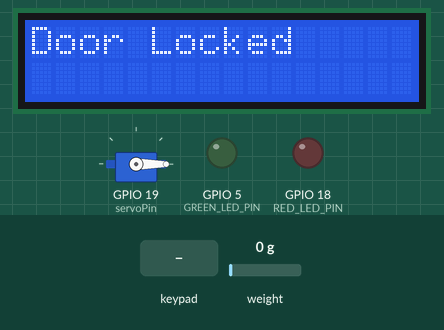
Simulated run of this sketch. Board: ESP32. On the bench: servo, 16×2 character LCD, output pins drawn as LEDs (lit = HIGH). Inputs (shaded band) come from the test bench; at power-on: weight on the scale 0 g. WiFi joins after 1.5 s; servers stay silent unless stated; what the sketch prints to the serial monitor is not drawn.

Above: at 4.1 s.
4.2 s: keypad keys 0 0 0 0 # pressed 0.4 s apart
At 6.6 s:
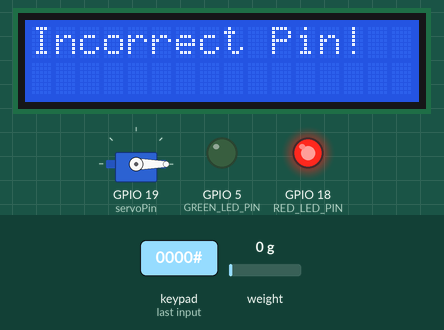
7.7 s: key '1' pressed
At 7.77 s:
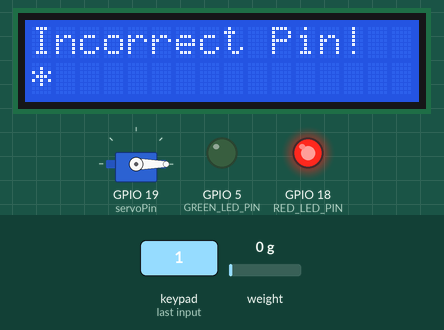
10.3 s: key '2' pressed
At 10.7 s:
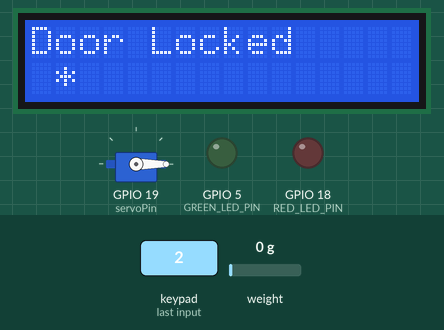
11.8 s: keypad keys 0 0 0 0 pressed 0.4 s apart
At 13.2 s:
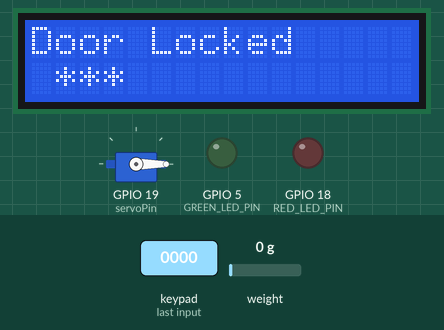
14.9 s: key 'C' pressed
At 15.3 s:
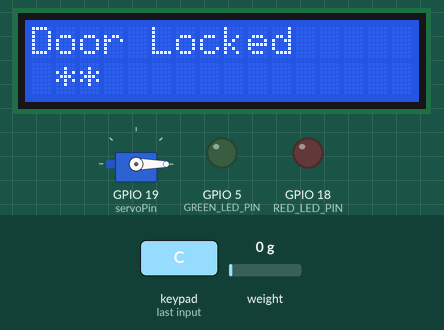
16.4 s: key '3' pressed
At 17.6 s:
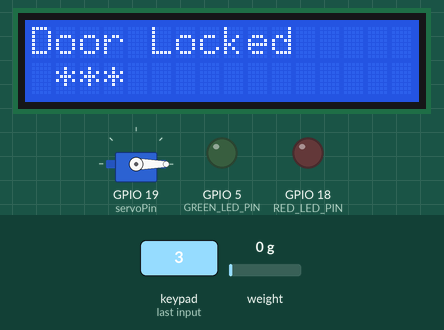
Timing chart, 0 to 18.9 s (numbered marks = the images above; inputs shaded):
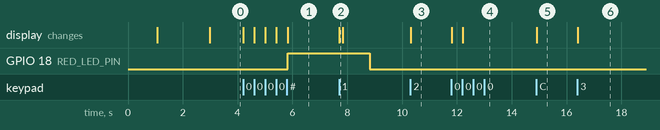

The sketch:

sketch.ino
```cpp
#include <WiFi.h>
#include <Keypad.h>
#include <Wire.h>
#include <LiquidCrystal_I2C.h>
#include <ESP32Servo.h>
#include <HX711.h>
#include <ArduinoJson.h>
#include <HTTPClient.h>

// WiFi SimulatorCredentials
#define WIFI_SSID "Wokwi-GUEST"
#define WIFI_PASSWORD ""


#define ENDPOINT_URL "https://cambiazo-edge-e7fmd6d5dcchhnbc.eastus-01.azurewebsites.net/api/v1/lockers/records/A03"

#define RED_LED_PIN 18
#define GREEN_LED_PIN 5
#define HX_DT_PIN 35
#define HX_SCK_PIN 16

// HTTP Header Parameter and Value
#define CONTENT_TYPE_HEADER "Content-Type"
#define APPLICATION_JSON "application/json"


// HTTP Client
HTTPClient httpClient;


//HX711
HX711 scale;

// Define keypad layout and pins
const byte ROWS = 4;
const byte COLS = 4;

char keys[ROWS][COLS] = {
  {'1', '2', '3', 'A'},
  {'4', '5', '6', 'B'},
  {'7', '8', '9', 'C'},
  {'*', '0', '#', 'D'}
};
byte rowPins[ROWS] = {13, 12, 14, 27};
byte colPins[COLS] = {26, 25, 33, 32};

Keypad keypad = Keypad(makeKeymap(keys), rowPins, colPins, ROWS, COLS);

// Define potentiometer pin
const int potPin = A0;

// Define servo settings
Servo myServo;
const int servoPin = 19;
const int unlockPosition = 90; // Set servo position to -90 degrees
const int lockPosition = 0;    // Set servo position to +90 degrees

// Define LCD settings
LiquidCrystal_I2C lcd(0x27, 16, 2);

// Variables
bool locked = true;
char enteredCode[5]; // To store the entered code
int codeIndex = 0;

// Timing variables for non-blocking delays
unsigned long lastActionTime = 0;
bool showingMessage = false;
bool ledState = false;
unsigned long ledStartTime = 0;
int currentState = 0; // 0=normal, 1=success, 2=error
unsigned long messageStartTime = 0;
String validPin = "0000";


void setup() {
  Serial.begin(9600);
  Wire.begin(21, 22);
  pinMode(RED_LED_PIN, OUTPUT);
  pinMode(GREEN_LED_PIN, OUTPUT);
  scale.begin(HX_DT_PIN, HX_SCK_PIN);
  // Inicializar balanza una sola vez
  scale.set_scale(); // Puedes poner un valor de escala real aquí si sabes cuál es
  scale.tare(); // Establecer el peso actual como 0

  myServo.attach(servoPin);
  myServo.write(lockPosition);

  lcd.init();
  lcd.backlight();
  WiFi.mode(WIFI_STA);
  WiFi.begin(WIFI_SSID, WIFI_PASSWORD);
  delay(500);
  while (WiFi.status() != WL_CONNECTED) {
   delay(500);
  }
    // Perform connection
  httpClient.begin(ENDPOINT_URL);
  int httpResponseCode = httpClient.GET();

    // Perform POST with Data Record
  httpClient.addHeader(CONTENT_TYPE_HEADER, APPLICATION_JSON);
  httpClient.GET();

  // Check Response
  DynamicJsonDocument response(1024);
  String responseResource;
  responseResource = httpClient.getString();
  deserializeJson(response, responseResource);
  validPin = response["pin_deposit"].as<String>();
  Serial.print("PIN obtenido del servidor: ");
  Serial.println(validPin);
  serializeJsonPretty(response, Serial);

  httpClient.end();


  updateLockStatus();
}

void loop() {

  // Handle timed events (messages, LEDs, etc.)
  handleTimedEvents();

  // Handle keypad input
  char key = keypad.getKey();
  if (key) {
    handleKeypadInput(key);
  }
}

void handleTimedEvents() {
  unsigned long currentTime = millis();

  // Handle message display timeout
  if (showingMessage && (currentTime - messageStartTime >= 2000)) {
    showingMessage = false;
    updateLockStatus();
  }

  // Handle LED timeout
  if (ledState && (currentTime - ledStartTime >= 3000)) {
    digitalWrite(RED_LED_PIN, LOW);
    digitalWrite(GREEN_LED_PIN, LOW);
    ledState = false;
  }
}

void updateLockStatus() {
  if (!showingMessage) {
    lcd.clear();
    if (locked) {
      lcd.print("Door Locked");
    } else {
      lcd.print("Door Unlocked");
    }
  }
}

void showMessage(String message, int duration = 2000) {
  lcd.clear();
  lcd.print(message);
  showingMessage = true;
  messageStartTime = millis();
}


void activateLED(int pin, unsigned long duration = 3000) {
  digitalWrite(pin, HIGH);
  ledState = true;
  ledStartTime = millis();
}

void handleKeypadInput(char key) {
  if (locked) {
    if (key == '#' && codeIndex > 0) { // Check for Enter key
      enteredCode[codeIndex] = '\0'; // Null-terminate the entered code

      if (String(enteredCode) == validPin) {// Check if the entered code is correct
        unlockDoor();
        showMessage("Door Unlocked");
        activateLED(GREEN_LED_PIN);
      } else {
        showMessage("Incorrect Pin!");
        activateLED(RED_LED_PIN);
      }

      // Clear entered code
      memset(enteredCode, 0, sizeof(enteredCode));
      codeIndex = 0;

    } else if (key == 'C' && codeIndex > 0) { // Check for 'C' key to delete
      codeIndex--;
      enteredCode[codeIndex] = '\0';
      lcd.setCursor(codeIndex, 1);
      lcd.print(' ');

    } else if (key != '#' && key != 'C' && codeIndex < sizeof(enteredCode) - 1) {
      enteredCode[codeIndex] = key;
      lcd.setCursor(codeIndex, 1);
      lcd.print('*');
      codeIndex++;
    }
  } else {
    if (key == '*') {
      if (scale.is_ready()) {
        long weight = scale.get_units(1); // Reduced from 10 to 1 for faster response
        if (weight > 0) {
          Serial.println(weight);
          myServo.write(0);
          lockDoor();
          showMessage("Door Locked");
          activateLED(RED_LED_PIN);
        }else{
          showMessage("Empty locker!");
        }
      }
    }
  }
}

void unlockDoor() {
  locked = false;
  myServo.write(unlockPosition);
}

void lockDoor() {
  locked = true;
  myServo.write(lockPosition);
}
```

Measured:
- after the input at 4.2 s, GPIO 18 (RED_LED_PIN): LOW → HIGH after 1.6 s; the display: first changes at once (image 1 shows a later state)
- after the input at 7.7 s, the display: changes at once (image 2)
- after the input at 10.3 s, the display: changes at once (image 3)
- after the input at 11.8 s, the display: first changes at once (image 4 shows a later state)
- after the input at 14.9 s, the display: changes at once (image 5)
- after the input at 16.4 s, the display: changes at once (image 6)
